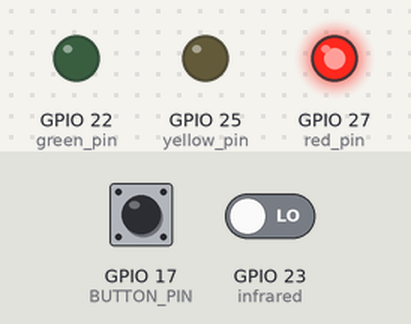
A program run on a simulated Raspberry Pi (BCM pin numbers). Shown: output pins drawn as LEDs (lit = HIGH). Dashed ring = blinking. The inputs (shaded band) are chosen by the test bench; at power-on: GPIO 17 (BUTTON_PIN) HIGH, GPIO 23 (infrared) LOW. Web requests get an empty 200 reply after 0.4 s; what the program prints to the terminal is not drawn.

Above: at 1.2 s.
1.3 s: GPIO 17 (BUTTON_PIN) pulled LOW for 1 s
At 2.6 s:
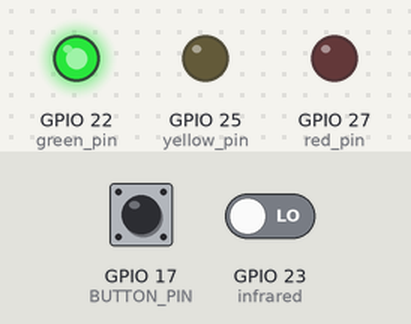
3.8 s: GPIO 17 (BUTTON_PIN) pulled LOW for 3.2 s
At 4.05 s:
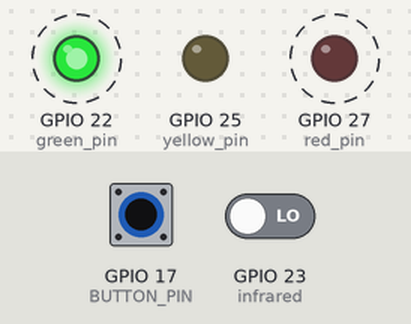
Timing chart, 0 to 8.5 s (numbered marks = the images above; inputs shaded):
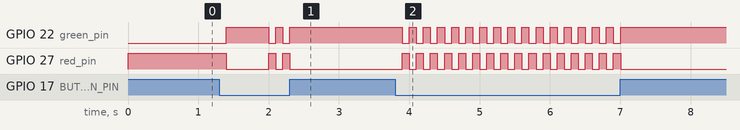

Measured:
- after the input at 1.3 s, GPIO 22 (green_pin): goes HIGH 0.60 s, LOW 0.10 s, HIGH 0.10 s, LOW 0.10 s, then HIGH, starting after 0.10 s; GPIO 27 (red_pin): goes LOW 0.60 s, HIGH 0.10 s, LOW 0.10 s, HIGH 0.10 s, then LOW, starting after 0.10 s
- after the input at 3.8 s, GPIO 22 (green_pin): alternates HIGH for 0.10 s and LOW for 0.10 s, 32 changes in all, then stays HIGH, starting after 0.10 s; GPIO 27 (red_pin): alternates HIGH for 0.10 s and LOW for 0.10 s, 32 changes in all, then stays LOW, starting after 0.10 s

The program:

Counter.py
```python
import time
import RPi.GPIO as GPIO
import json
import http.client
from urllib.parse import quote
# Set the gain to ±4.096V (adjust if needed)


# Define the GPIO pin for the push button
BUTTON_PIN = 17 # GPIO17
red_pin = 27
green_pin = 22
yellow_pin = 25
infrared = 23
# Initialize the GPIO pin for the button

GPIO.setmode(GPIO.BCM)
GPIO.setup(BUTTON_PIN, GPIO.IN, pull_up_down=GPIO.PUD_UP)
GPIO.setup(red_pin, GPIO.OUT)
GPIO.setup(green_pin, GPIO.OUT)
GPIO.setup(yellow_pin, GPIO.OUT)
GPIO.setup(infrared,GPIO.IN)
prev_button = "off"
count = 0
container_id= 1
size = "medium"
prev_sensor = 1
while True:
	while prev_button == "off":
		button_state = GPIO.input(BUTTON_PIN)
		GPIO.output(red_pin,GPIO.HIGH)
		GPIO.output(green_pin,GPIO.LOW)
		if button_state == GPIO.LOW:

			if prev_button == "on":

				prev_button = "off"
			else:
				prev_button = "on"
			print(prev_button)
			time.sleep(0.1)
	while prev_button == "on":
		button_state = GPIO.input(BUTTON_PIN)
		GPIO.output(green_pin,GPIO.HIGH)
		GPIO.output(red_pin,GPIO.LOW)
		GPIO.output(yellow_pin, GPIO.LOW)
		sensor= GPIO.input(infrared)
		if count >= 10:
				GPIO.output(yellow_pin, GPIO.HIGH)
				time.sleep(0.2)
				GPIO.output(yellow_pin, GPIO.LOW)


		if sensor == 0 and prev_sensor==1:
			count +=1
			dictionary = {
			"container_id": container_id,
				"fish_id": count,
				"size": size,
			}

			json_object = json.dumps(dictionary, indent=4)
			print(dictionary)
			encoded_container_id = quote(str(container_id))
			encoded_count = quote(str(count))
			encoded_size = quote(str(size))
			conn = http.client.HTTPSConnection("apex.oracle.com")
			api_url = f"https://apex.oracle.com/pls/apex/hackathonjune2024/NilePProject/FISHCOUNTER_DATA?identCounter=1&fishCounterId={encoded_count}&containerId={encoded_container_id}&fishCounterSize={encoded_size}"
			print(api_url)
			conn.request("POST", api_url)

			res = conn.getresponse()
			data = res.read()

			if res.status == 200:
				print("Connection successful!")
			else:
				print(f"Connection failed. Status code: {res.status}")


			time.sleep(0.1)
		prev_sensor = sensor
		if button_state == GPIO.LOW:

			if prev_button == "on":

				prev_button = "off"
			else:
				prev_button = "on"
			print(prev_button)
			time.sleep(0.1)
```
